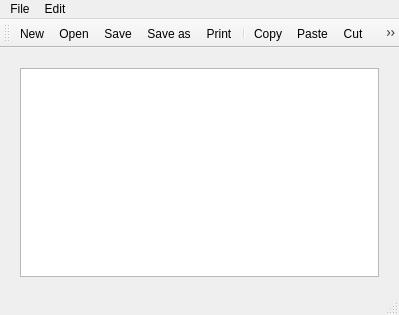
<?xml version="1.0" encoding="UTF-8"?>
<ui version="4.0">
 <class>MainWindow</class>
 <widget class="QMainWindow" name="MainWindow">
  <property name="geometry">
   <rect>
    <x>0</x>
    <y>0</y>
    <width>399</width>
    <height>315</height>
   </rect>
  </property>
  <property name="windowTitle">
   <string>MainWindow</string>
  </property>
  <property name="windowIcon">
   <iconset resource="icon.qrc">
    <normaloff>:/svg/accessories-text-editor.svg</normaloff>:/svg/accessories-text-editor.svg</iconset>
  </property>
  <widget class="QWidget" name="centralWidget">
   <widget class="QWidget" name="verticalLayoutWidget">
    <property name="geometry">
     <rect>
      <x>9</x>
      <y>9</y>
      <width>381</width>
      <height>231</height>
     </rect>
    </property>
    <layout class="QVBoxLayout" name="verticalLayout">
     <item>
      <widget class="QTextEdit" name="textEdit"/>
     </item>
    </layout>
   </widget>
  </widget>
  <widget class="QMenuBar" name="menuBar">
   <property name="geometry">
    <rect>
     <x>0</x>
     <y>0</y>
     <width>399</width>
     <height>17</height>
    </rect>
   </property>
   <widget class="QMenu" name="menuFile">
    <property name="title">
     <string>File</string>
    </property>
    <addaction name="actionNew"/>
    <addaction name="separator"/>
    <addaction name="actionopen"/>
    <addaction name="actionSave"/>
    <addaction name="actionSave_as"/>
    <addaction name="separator"/>
    <addaction name="actionprint"/>
    <addaction name="separator"/>
    <addaction name="actionexit"/>
   </widget>
   <widget class="QMenu" name="menuEdit">
    <property name="title">
     <string>Edit</string>
    </property>
    <addaction name="actioncopy"/>
    <addaction name="actionpaste"/>
    <addaction name="actionCut"/>
    <addaction name="separator"/>
    <addaction name="actionundo"/>
    <addaction name="actionredo"/>
    <addaction name="separator"/>
    <addaction name="actionClear"/>
   </widget>
   <addaction name="menuFile"/>
   <addaction name="menuEdit"/>
  </widget>
  <widget class="QToolBar" name="mainToolBar">
   <attribute name="toolBarArea">
    <enum>TopToolBarArea</enum>
   </attribute>
   <attribute name="toolBarBreak">
    <bool>false</bool>
   </attribute>
   <addaction name="actionNew"/>
   <addaction name="actionopen"/>
   <addaction name="actionSave"/>
   <addaction name="actionSave_as"/>
   <addaction name="actionprint"/>
   <addaction name="separator"/>
   <addaction name="actioncopy"/>
   <addaction name="actionpaste"/>
   <addaction name="actionCut"/>
   <addaction name="actionClear"/>
   <addaction name="separator"/>
   <addaction name="actionundo"/>
   <addaction name="actionredo"/>
   <addaction name="separator"/>
   <addaction name="actionexit"/>
  </widget>
  <widget class="QStatusBar" name="statusBar"/>
  <action name="actionNew">
   <property name="icon">
    <iconset resource="icon.qrc">
     <normaloff>:/svg/document-new-symbolic.svg</normaloff>:/svg/document-new-symbolic.svg</iconset>
   </property>
   <property name="text">
    <string>New</string>
   </property>
   <property name="shortcut">
    <string>Ctrl+N</string>
   </property>
  </action>
  <action name="actionopen">
   <property name="icon">
    <iconset resource="icon.qrc">
     <normaloff>:/svg/document-open-symbolic.svg</normaloff>:/svg/document-open-symbolic.svg</iconset>
   </property>
   <property name="text">
    <string>Open</string>
   </property>
   <property name="shortcut">
    <string>Ctrl+O</string>
   </property>
  </action>
  <action name="actionprint">
   <property name="icon">
    <iconset resource="icon.qrc">
     <normaloff>:/svg/document-print-symbolic.svg</normaloff>:/svg/document-print-symbolic.svg</iconset>
   </property>
   <property name="text">
    <string>Print</string>
   </property>
   <property name="shortcut">
    <string>Ctrl+P</string>
   </property>
  </action>
  <action name="actionexit">
   <property name="icon">
    <iconset resource="icon.qrc">
     <normaloff>:/svg/application-exit-symbolic.svg</normaloff>:/svg/application-exit-symbolic.svg</iconset>
   </property>
   <property name="text">
    <string>Exit</string>
   </property>
   <property name="shortcut">
    <string>Ctrl+Q</string>
   </property>
  </action>
  <action name="actioncopy">
   <property name="icon">
    <iconset resource="icon.qrc">
     <normaloff>:/svg/edit-copy-symbolic.svg</normaloff>:/svg/edit-copy-symbolic.svg</iconset>
   </property>
   <property name="text">
    <string>Copy</string>
   </property>
   <property name="shortcut">
    <string>Ctrl+C</string>
   </property>
  </action>
  <action name="actionpaste">
   <property name="icon">
    <iconset resource="icon.qrc">
     <normaloff>:/svg/edit-paste-symbolic.svg</normaloff>:/svg/edit-paste-symbolic.svg</iconset>
   </property>
   <property name="text">
    <string>Paste</string>
   </property>
   <property name="shortcut">
    <string>Ctrl+V</string>
   </property>
  </action>
  <action name="actionundo">
   <property name="icon">
    <iconset resource="icon.qrc">
     <normaloff>:/svg/edit-undo-symbolic.svg</normaloff>:/svg/edit-undo-symbolic.svg</iconset>
   </property>
   <property name="text">
    <string>Undo</string>
   </property>
   <property name="shortcut">
    <string>Ctrl+Z</string>
   </property>
  </action>
  <action name="actionredo">
   <property name="icon">
    <iconset resource="icon.qrc">
     <normaloff>:/svg/edit-redo-symbolic.svg</normaloff>:/svg/edit-redo-symbolic.svg</iconset>
   </property>
   <property name="text">
    <string>Redo</string>
   </property>
   <property name="shortcut">
    <string>Ctrl+Shift+Z</string>
   </property>
  </action>
  <action name="actionSave_as">
   <property name="icon">
    <iconset resource="icon.qrc">
     <normaloff>:/svg/document-save-as-symbolic.svg</normaloff>:/svg/document-save-as-symbolic.svg</iconset>
   </property>
   <property name="text">
    <string>Save as</string>
   </property>
   <property name="shortcut">
    <string>Ctrl+Shift+S</string>
   </property>
  </action>
  <action name="actionCut">
   <property name="icon">
    <iconset resource="icon.qrc">
     <normaloff>:/svg/edit-cut-symbolic.svg</normaloff>:/svg/edit-cut-symbolic.svg</iconset>
   </property>
   <property name="text">
    <string>Cut</string>
   </property>
   <property name="shortcut">
    <string>Ctrl+X</string>
   </property>
  </action>
  <action name="actionClear">
   <property name="icon">
    <iconset>
     <normalon>:/svg/edit-clear-all-symbolic.svg</normalon>
    </iconset>
   </property>
   <property name="text">
    <string>Clear</string>
   </property>
   <property name="shortcut">
    <string>Ctrl+Shift+A</string>
   </property>
  </action>
  <action name="actionSave">
   <property name="icon">
    <iconset resource="icon.qrc">
     <normaloff>:/svg/document-save-symbolic.svg</normaloff>:/svg/document-save-symbolic.svg</iconset>
   </property>
   <property name="text">
    <string>Save</string>
   </property>
   <property name="shortcut">
    <string>Ctrl+S</string>
   </property>
  </action>
 </widget>
 <layoutdefault spacing="6" margin="11"/>
 <resources>
  <include location="icon.qrc"/>
 </resources>
 <connections/>
</ui>
